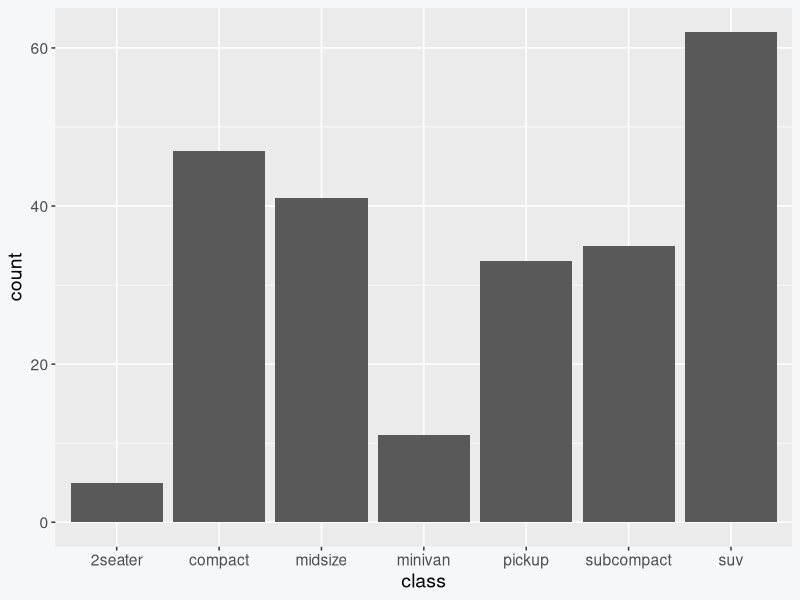
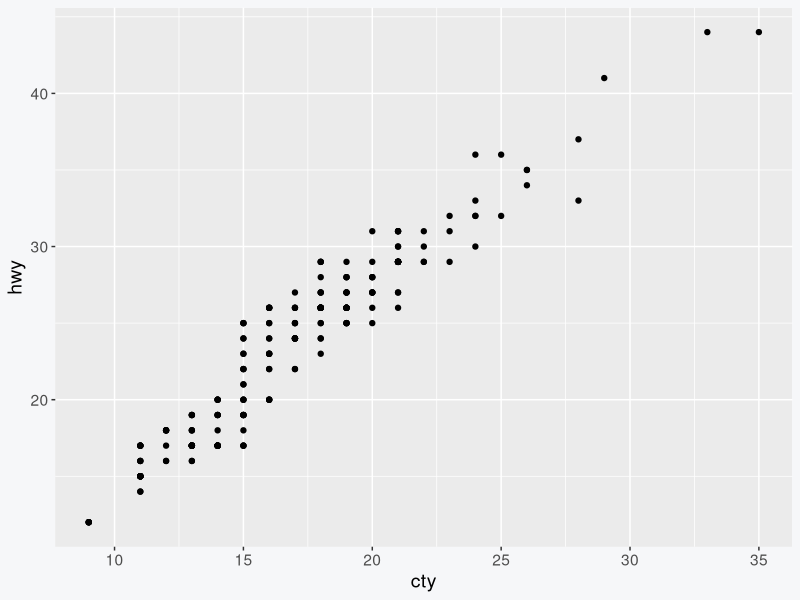

Write R code to recreate these figures, in order.
## ---- chunk 1
#| echo: false
#| message: false
library(tidyverse)

knitr::opts_chunk$set(
  comment = ">")
## ---- chunk 2
(x <- rnorm(20, 10, 5)) # <1>
## ---- chunk 3
#| echo: false
x[-20]
## ---- chunk 4
x[x > 10] # <5>
## ---- chunk 5
(a <- rnorm(20, 7, 5)) # <6> 
## ---- chunk 6
x[a < 5] # <7>
## ---- chunk 7
#| fig-align: center
#| message: false
#| echo: false
ggplot(mpg, aes(x = class)) +
  geom_bar() +
  theme(plot.background = element_rect(fill = "#f6f7f9", color = NA), text = element_text(size = 14))
## ---- chunk 8
#| fig-align: center
#| message: false
#| echo: false
ggplot(mpg, aes(x = cty, y = hwy)) +
  geom_point() + 
  theme(plot.background = element_rect(fill = "#f6f7f9", color = NA), text = element_text(size = 14))
## ---- chunk 9
y <- tibble(a = seq(1, 10, 2), 
            b = c("apple", "banana", "strawberry", "peach", "mango"), 
            c = c(rep(TRUE, 3), rep(FALSE, 2)))
y
## ---- chunk 10
y[c(2, 5), 2]
## ---- chunk 11
y$c
